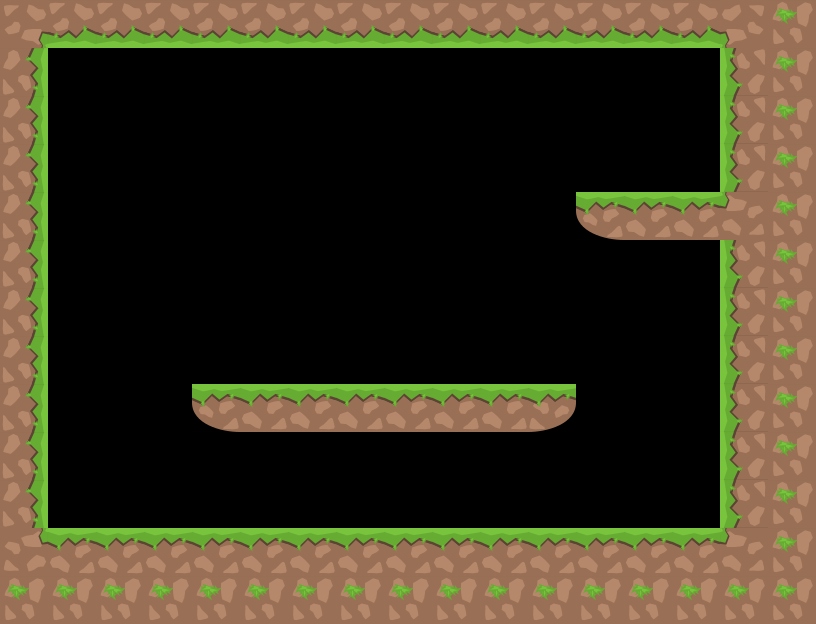

This is a level from a 2D game, rendered from its Tiled map with the project's own tilesets. A one-line summary and the map file follow, with tile-layer data summarised:
An orthogonal 17x13 tile map with 48x48 px tiles, 2 tile layers (walls, items).

<map version="1.0" tiledversion="1.0.2" orientation="orthogonal" renderorder="right-down" width="17" height="13" tilewidth="48" tileheight="48" nextobjectid="1">
 <tileset firstgid="1" name="tiles" tilewidth="48" tileheight="48" tilecount="36" columns="9">
  <image source="tiles.png" width="432" height="192" />
 </tileset>
 <layer name="walls" width="17" height="13">
  <data>[221 cells, 92 non-empty, 11 distinct tile ids]</data>
 </layer>
 <layer name="items" width="17" height="13">
  <data>[221 cells, 0 non-empty, 0 distinct tile ids]</data>
 </layer>
</map>